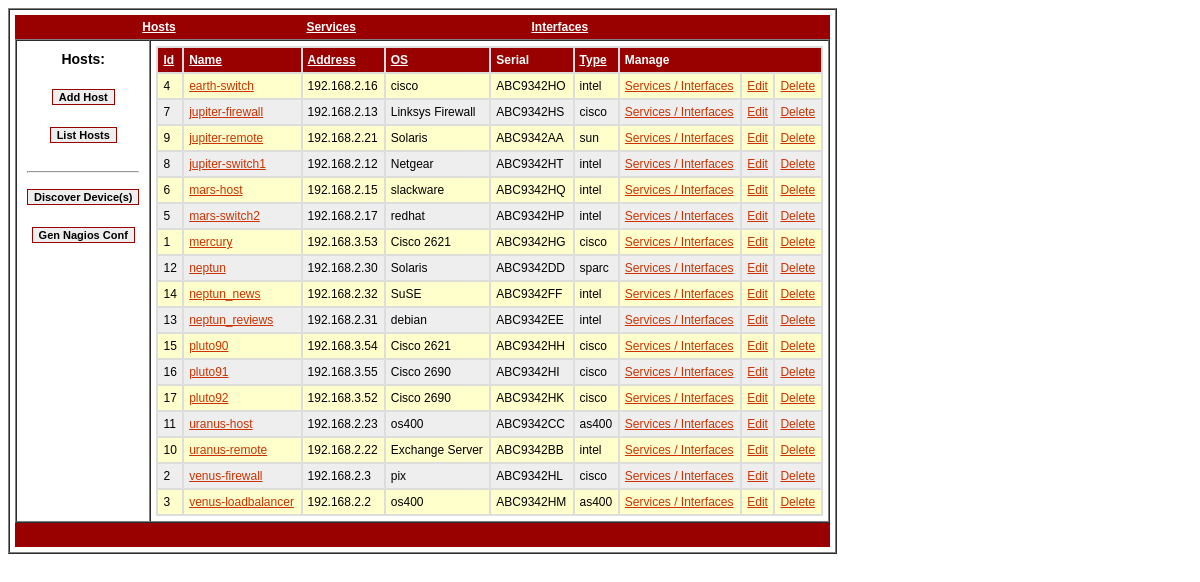
Screenshot of /hosts/index.php with the database file from the repository.
### tables this page shows
CREATE TABLE hosts (
  id int(11) NOT NULL auto_increment,
  name varchar(60) default NULL,
  address varchar(60) default NULL,
  os varchar(60) default NULL,
  serial varchar(60) default NULL,
  type varchar(60) default NULL,
  PRIMARY KEY  (id)
) TYPE=MyISAM;

### hosts/conf/config.php (called while the page is built, shortened)
<?php
$mysql_db = "hosts";
?>

### hosts/common/functions.php (called while the page is built, shortened)
<?php
function execsql($query) {
	global $mysql_user, $mysql_pwd, $mysql_db, $mysql_host, $queries, $debug;
	$connection = mysql_connect($mysql_host, $mysql_user, $mysql_pwd);
	if(!$result = mysql_query($query, $connection)) {
		echo mysql_errno() . " " . mysql_error();
		exit;
	}
	return $result;
}
?>

### hosts/code/hosts.php (the view, shortened to what this page needs)
<?php
$task = $_GET['task'] ? $_GET['task'] : $_POST['task'];
$order = $_GET['order'] ? $_GET['order'] : $_POST['order'];
$sort = $_GET['sort'] ? $_GET['sort'] : $_POST['sort'];
switch($task) {
	default:
		show();
		break;
}
function show() {
	global $order, $sort;
	if (!isset($sort)) {
		$sort = 'asc';
		$newsort = 'desc';
		$order = 'name';
	} else if ($sort == 'asc') {
		$newsort = 'desc';
	} else {
		$newsort = 'asc';
	}
	echo '
<table width=100% bgcolor=#dddddd cellpadding=5 celspacing=0 border=0>
<tr>
<td class=head><a class=head href=hosts/index.php?pagedest=hosts&order=id&sort='.$newsort.'>Id</td>
<td class=head><a class=head href=hosts/index.php?pagedest=hosts&order=name&sort='.$newsort.'>Name</td>
<td class=head><a class=head href=hosts/index.php?pagedest=hosts&order=address&sort='.$newsort.'>Address</td>
<td class=head><a class=head href=hosts/index.php?pagedest=hosts&order=os&sort='.$newsort.'>OS</td>
<td class=head>Serial</td>
<td class=head><a class=head href=hosts/index.php?pagedest=hosts&order=type&sort='.$newsort.'>Type</td>
<td class=head colspan=3>Manage</td>
</tr>';
	$class = 'row1';
	$sql = "select * from hosts order by $order $sort";
	$result = execsql($sql);
	while ($row = mysql_fetch_row($result)) {
		echo '
		<tr>
		<td class='.$class.'>'.$row[0].'</td>
		<td class='.$class.'><a class=std href=hosts/index.php?pagedest=hosts&task=detail&id='.$row[0].'>'.$row[1].'</a></td>
		<td class='.$class.'>'.$row[2].'</td>
		<td class='.$class.'>'.$row[3].'</td>
		<td class='.$class.'>'.$row[4].'</td>
		<td class='.$class.'>'.$row[5].'</td>
		<td class='.$class.'><a class=std href=hosts/index.php?pagedest=hosts&task=detail&id='.$row[0].'>Services / Interfaces</a></td>
		<td class='.$class.'><a class=std href=hosts/index.php?pagedest=hosts&task=edit&id='.$row[0].'>Edit</a></td>
		<td class='.$class.'><a class=std href=hosts/index.php?pagedest=hosts&task=delete&id='.$row[0].'>Delete</a></td>
		</tr>';
		if ($class == 'row1')
			$class = 'row2';
		else
			$class = 'row1';
	}
	echo '
</table>';
}
?>

### hosts/index.php (shortened to what this page needs)
<?php
require_once "conf/config.php";
require_once "common/functions.php";
$page = $_GET['pagedest'] ? $_GET['pagedest'] : $_POST['pagedest'];
echo '
<!DOCTYPE HTML PUBLIC "-//W3C//DTD HTML 4.0 Transitional//EN">
<html>
<head>
<title> GroundWork </title>
<meta name="Author" content="Scott Parris">
<meta name="Description" content="GroundWork Configuration Management">
<link rel="stylesheet" type="text/css" href="/php/css/style.css" />
</head>
<body>
<table width=70% cellspacing=0 cellpadding=5 border=1>
<tr>
</tr>
<tr>
<td>
<table width=100% cellspacing=0 cellpadding=5 border=0>
<td class=head width=15% align=center>
&nbsp;
</td>
<td class=head align=left>
<a class=head href=hosts/index.php>Hosts</a>
</td>
<td class=head align=left>
<a class=head href=hosts/index.php?pagedest=services>Services</a>
</td>
<td class=head align=left>
<a class=head href=hosts/index.php?pagedest=interfaces>Interfaces</a>
</td>
<td class=head align=center>
&nbsp;
</td>
</tr>
</table>
<table width=100% cellspacing=0 cellpadding=5 border=1>
<tr>
<td width=15% valign=top>
<table cellspacing=0 cellpadding=5 border=0>';
switch($page) {
	default:
		leftDefault();
		break;
}
if ($page != 'nagios' && $page != 'discovery') {
	require main_content($page);
}
echo '
</table>
<table width=100% cellspacing=0 cellpadding=5 border=0>
<tr>
<td class=head width=15% align=center>
&nbsp;
</td>
</tr>
</table>
</td>
</tr>
</table>
</body>
</html>';
function leftDefault() {
		echo '
<tr>
<td class=nav align=center>
<h2>Hosts:</h2>
</td>
</tr>
<tr>
<td class=nav align=middle>
<form action=hosts/index.php method=get>
<input type=hidden name=pagedest value=hosts>
<input type=hidden name=task value=add>
<input type=submit name=nedi value="Add Host">
</form>
</td>
</tr>
<tr>
<td class=nav align=middle>
<form action=hosts/index.php method=get>
<input type=hidden name=pagedest value=hosts>
<input type=hidden name=task value=show>
<input type=submit name=nedi value="List Hosts">
</form>
</td>
</tr>
<tr>
<td class=nav align=center>
<hr>
</td>
</tr>
<tr>
<td class=nav align=middle>
<form action=hosts/index.php method=get>
<input type=hidden name=pagedest value=discovery>
<input type=submit name=nedi value="Discover Device(s)">
</form>
</td>
</tr>
<tr>
<td class=nav align=middle>
<form action=hosts/index.php method=get>
<input type=hidden name=pagedest value=nagios>
<input type=submit name=nagios value="Gen Nagios Conf">
</form>
</td>
</tr>
<tr>
<td class=nav align=center>
&nbsp;
</td>
</tr>
</table>
</td>
<td valign=top>';
}
function main_content($page) {
	switch($page) {
		default:
			$main = "code/hosts.php";
			break;
	}
	return $main;
}
?>

### css/style.css (style rules this page uses)
td { color: #000000; font-family: Arial, Helvetica, sans-serif; font-size: 12; }
td.head { background-color: #990000; font-family: Arial, Helvetica, sans-serif; font-size: 12; font-weight: bold; color: #ffffff; }
td.row1 { background-color: #ffffcc; font-family: Arial, Helvetica, sans-serif; font-size: 12; }
td.row2 { background-color: #eeeeee; font-family: Arial, Helvetica, sans-serif; font-size: 12; }
td.nav { background-color: #fff; font-family: Arial, Helvetica, sans-serif; font-size: 12; }
input, textarea, select { border: 1px solid #990000; font-family: Arial, Helvetica, sans-serif; font-size: 11px; font-weight: bold; background-color: #eeeeee; color: #000000; }
a.std:link { color:#CC3300; font-size: 12px; font-family:Arial; Helvetica; sans-serif; text-decoration: underline; font-weight: normal; }
a.head:link { color:#ffffff; font-size: 12px; font-family:Arial; Helvetica; sans-serif; text-decoration: underline; font-weight: bold; }
h2 { color:#000; font-family:Arial; Helvetica; sans-serif; font-size: 14px; font-weight: bold; }

### rows the page displays
hosts: id "4", name "earth-switch", address "192.168.2.16", os "cisco", serial "ABC9342HO", type "intel"
hosts: id "7", name "jupiter-firewall", address "192.168.2.13", os "Linksys Firewall", serial "ABC9342HS", type "cisco"
hosts: id "9", name "jupiter-remote", address "192.168.2.21", os "Solaris", serial "ABC9342AA", type "sun"
hosts: id "8", name "jupiter-switch1", address "192.168.2.12", os "Netgear", serial "ABC9342HT", type "intel"
hosts: id "6", name "mars-host", address "192.168.2.15", os "slackware", serial "ABC9342HQ", type "intel"
hosts: id "5", name "mars-switch2", address "192.168.2.17", os "redhat", serial "ABC9342HP", type "intel"
hosts: id "1", name "mercury", address "192.168.3.53", os "Cisco 2621", serial "ABC9342HG", type "cisco"
hosts: id "12", name "neptun", address "192.168.2.30", os "Solaris", serial "ABC9342DD", type "sparc"
hosts: id "14", name "neptun_news", address "192.168.2.32", os "SuSE", serial "ABC9342FF", type "intel"
hosts: id "13", name "neptun_reviews", address "192.168.2.31", os "debian", serial "ABC9342EE", type "intel"
hosts: id "15", name "pluto90", address "192.168.3.54", os "Cisco 2621", serial "ABC9342HH", type "cisco"
hosts: id "16", name "pluto91", address "192.168.3.55", os "Cisco 2690", serial "ABC9342HI", type "cisco"
hosts: id "17", name "pluto92", address "192.168.3.52", os "Cisco 2690", serial "ABC9342HK", type "cisco"
hosts: id "11", name "uranus-host", address "192.168.2.23", os "os400", serial "ABC9342CC", type "as400"
hosts: id "10", name "uranus-remote", address "192.168.2.22", os "Exchange Server", serial "ABC9342BB", type "intel"
hosts: id "2", name "venus-firewall", address "192.168.2.3", os "pix", serial "ABC9342HL", type "cisco"
hosts: id "3", name "venus-loadbalancer", address "192.168.2.2", os "os400", serial "ABC9342HM", type "as400"
